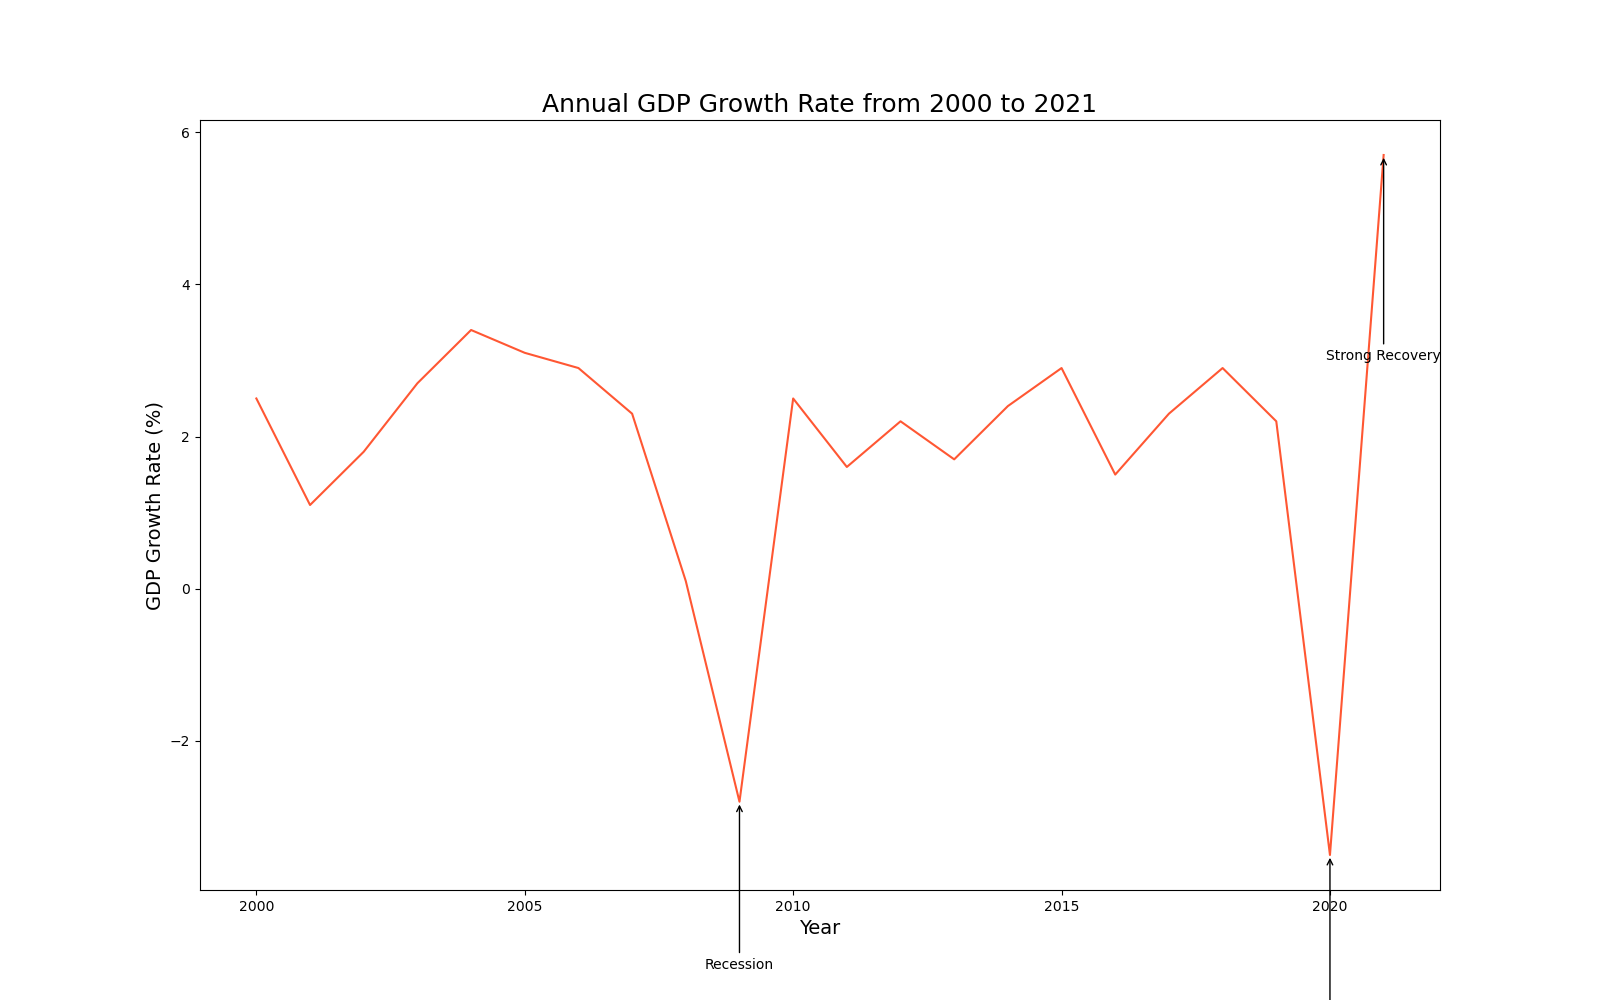

This figure's Python source:

import seaborn as sns
import pandas as pd
import matplotlib.pyplot as plt

data = {
    'Year': list(range(2000, 2022)),
    'GDP Growth Rate': [2.5, 1.1, 1.8, 2.7, 3.4, 3.1, 2.9, 2.3, 0.1, -2.8, 2.5, 1.6, 2.2, 1.7, 2.4, 2.9, 1.5, 2.3, 2.9, 2.2, -3.5, 5.7]
}

df = pd.DataFrame(data)

# Settings for colors and figure size
line_color = "#FF5733"
plt.figure(figsize=(16, 10))

# Plot the line chart with seaborn
ax = sns.lineplot(x='Year', y='GDP Growth Rate', data=df, color=line_color)

# Add a title and labels
ax.set_title('Annual GDP Growth Rate from 2000 to 2021', fontsize=18)
ax.set_xlabel('Year', fontsize=14)
ax.set_ylabel('GDP Growth Rate (%)', fontsize=14)

# Annotate significant data points
ax.annotate('Recession', xy=(2009, -2.8), xytext=(2009, -5),
            arrowprops=dict(facecolor='black', arrowstyle="->"),
            ha='center')

ax.annotate('Sharp Decline', xy=(2020, -3.5), xytext=(2020, -6),
            arrowprops=dict(facecolor='black', arrowstyle="->"),
            ha='center')

ax.annotate('Strong Recovery', xy=(2021, 5.7), xytext=(2021, 3),
            arrowprops=dict(facecolor='black', arrowstyle="->"),
            ha='center')

# Show the plot
plt.show()
